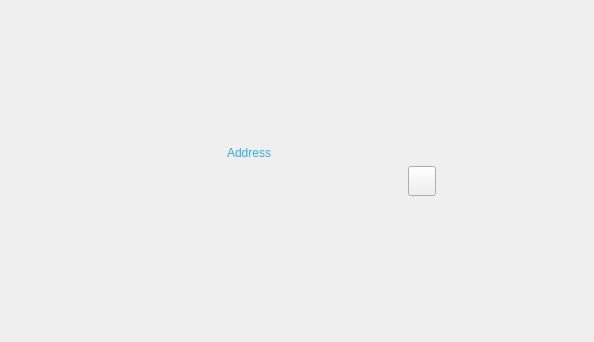
<?xml version="1.0" encoding="UTF-8"?>

<ui version="4.0">

 <class>ReceiveTokenPage</class>

 <widget class="QWidget" name="ReceiveTokenPage">

  <property name="enabled">

   <bool>true</bool>

  </property>

  <property name="geometry">

   <rect>

    <x>0</x>

    <y>0</y>

    <width>594</width>

    <height>342</height>

   </rect>

  </property>

  <property name="windowTitle">

   <string>Form</string>

  </property>

  <layout class="QVBoxLayout" name="verticalLayout">

   <item>

    <spacer name="verticalSpacer_4">

     <property name="orientation">

      <enum>Qt::Vertical</enum>

     </property>

     <property name="sizeHint" stdset="0">

      <size>

       <width>20</width>

       <height>40</height>

      </size>

     </property>

    </spacer>

   </item>

   <item>

    <layout class="QHBoxLayout" name="horizontalLayout_2">

     <item>

      <widget class="QLabel" name="lblQRCode">

       <property name="minimumSize">

        <size>

         <width>200</width>

         <height>220</height>

        </size>

       </property>

       <property name="maximumSize">

        <size>

         <width>200</width>

         <height>220</height>

        </size>

       </property>

       <property name="text">

        <string/>

       </property>

       <property name="alignment">

        <set>Qt::AlignCenter</set>

       </property>

      </widget>

     </item>

     <item>

      <spacer name="horizontalSpacer_3">

       <property name="orientation">

        <enum>Qt::Horizontal</enum>

       </property>

       <property name="sizeType">

        <enum>QSizePolicy::Fixed</enum>

       </property>

       <property name="sizeHint" stdset="0">

        <size>

         <width>10</width>

         <height>20</height>

        </size>

       </property>

      </spacer>

     </item>

     <item>

      <layout class="QVBoxLayout" name="verticalLayout_2">

       <property name="spacing">

        <number>0</number>

       </property>

       <item>

        <spacer name="verticalSpacer_2">

         <property name="orientation">

          <enum>Qt::Vertical</enum>

         </property>

         <property name="sizeHint" stdset="0">

          <size>

           <width>20</width>

           <height>40</height>

          </size>

         </property>

        </spacer>

       </item>

       <item>

        <widget class="QWidget" name="widgetAddress" native="true">

         <layout class="QVBoxLayout" name="verticalLayout_3">

          <property name="leftMargin">

           <number>0</number>

          </property>

          <property name="topMargin">

           <number>0</number>

          </property>

          <property name="rightMargin">

           <number>0</number>

          </property>

          <property name="bottomMargin">

           <number>0</number>

          </property>

          <item>

           <widget class="QLabel" name="labelTokenAddressText">

            <property name="minimumSize">

             <size>

              <width>350</width>

              <height>0</height>

             </size>

            </property>

            <property name="styleSheet">

             <string notr="true">color: rgb(46, 171, 230);</string>

            </property>

            <property name="text">

             <string>Address</string>

            </property>

           </widget>

          </item>

          <item>

           <layout class="QHBoxLayout" name="horizontalLayout">

            <item>

             <widget class="QLabel" name="labelTokenAddress">

              <property name="sizePolicy">

               <sizepolicy hsizetype="Preferred" vsizetype="Fixed">

                <horstretch>0</horstretch>

                <verstretch>0</verstretch>

               </sizepolicy>

              </property>

              <property name="minimumSize">

               <size>

                <width>0</width>

                <height>0</height>

               </size>

              </property>

              <property name="text">

               <string/>

              </property>

             </widget>

            </item>

            <item alignment="Qt::AlignLeft">

             <widget class="QToolButton" name="copyAddressButton">

              <property name="minimumSize">

               <size>

                <width>28</width>

                <height>30</height>

               </size>

              </property>

             </widget>

            </item>

           </layout>

          </item>

         </layout>

        </widget>

       </item>

       <item>

        <spacer name="verticalSpacer_5">

         <property name="orientation">

          <enum>Qt::Vertical</enum>

         </property>

         <property name="sizeHint" stdset="0">

          <size>

           <width>20</width>

           <height>40</height>

          </size>

         </property>

        </spacer>

       </item>

      </layout>

     </item>

    </layout>

   </item>

   <item>

    <spacer name="verticalSpacer">

     <property name="orientation">

      <enum>Qt::Vertical</enum>

     </property>

     <property name="sizeHint" stdset="0">

      <size>

       <width>20</width>

       <height>40</height>

      </size>

     </property>

    </spacer>

   </item>

  </layout>

 </widget>

 <resources/>

 <connections/>

</ui>
